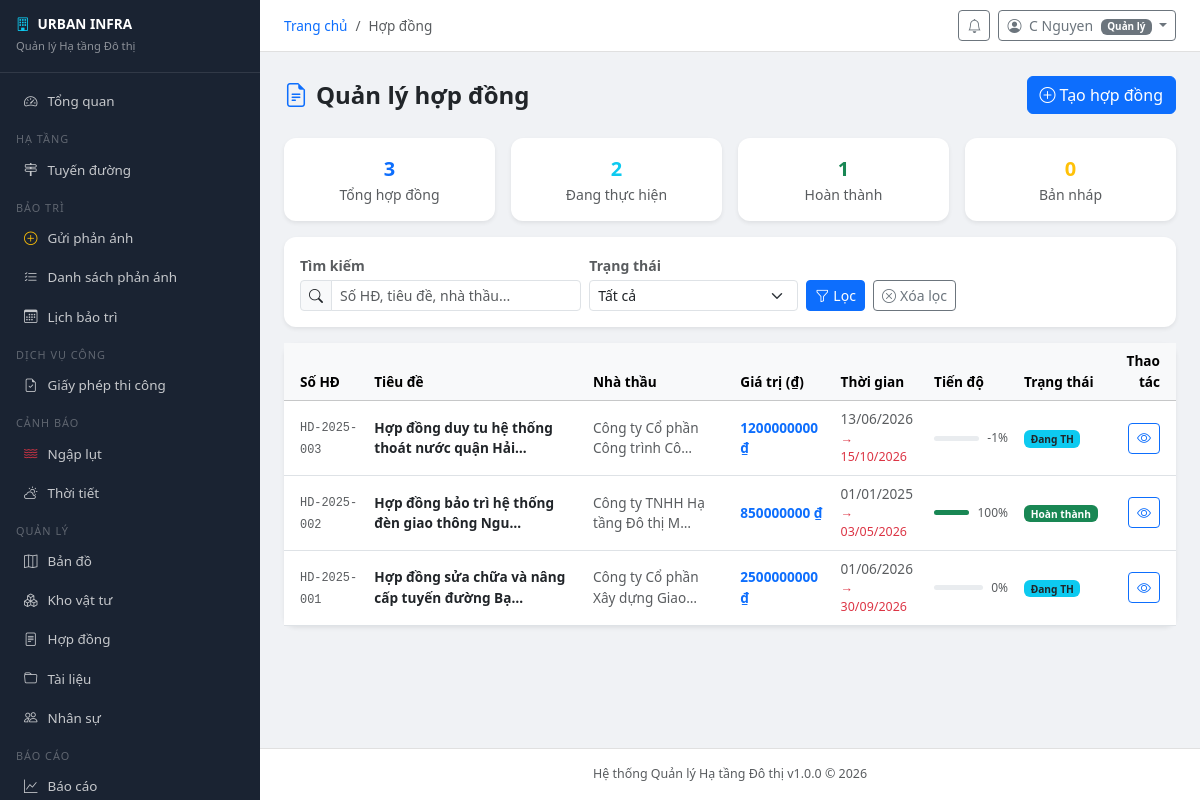
The app's page /contracts/ (signed in) with its own data.
### accounts/models.py (models this page shows, shortened)
class User(AbstractUser):
    ROLE_CHOICES = [
        ('admin', 'Quản trị viên hệ thống'),
        ('manager', 'Quản lý'),
        ('staff', 'Cán bộ kỹ thuật'),
        ('inspector', 'Kiểm định viên'),
        ('citizen', 'Người dân'),
    ]
    role = models.CharField('Vai trò', max_length=20, choices=ROLE_CHOICES, default='citizen')
    phone = models.CharField('Số điện thoại', max_length=15, blank=True)
    avatar = models.ImageField('Ảnh đại diện', upload_to='avatars/', blank=True, null=True)
    address = models.TextField('Địa chỉ', blank=True)
    district = models.CharField('Quận/Huyện', max_length=100, blank=True)
    ward = models.CharField('Phường/Xã', max_length=100, blank=True)
    is_locked = models.BooleanField('Bị khóa', default=False)
    locked_reason = models.TextField('Lý do khóa', blank=True)
    otp_secret = models.CharField(max_length=32, blank=True)
    two_factor_enabled = models.BooleanField('Xác thực 2 bước', default=False)
    created_at = models.DateTimeField('Ngày tạo', auto_now_add=True)
    updated_at = models.DateTimeField('Cập nhật', auto_now=True)
    class Meta:
        verbose_name = 'Người dùng'
        verbose_name_plural = 'Người dùng'
    @property
    def is_admin(self):
        return self.role == 'admin' or self.is_superuser
    @property
    def is_staff_member(self):
        return self.role in ('admin', 'manager', 'staff', 'inspector')

### contracts/models.py (models this page shows, shortened)
class Contract(models.Model):
    STATUS_CHOICES = [('draft','Nháp'),('active','Đang hiệu lực'),('completed','Hoàn thành'),('terminated','Chấm dứt'),('expired','Hết hạn')]
    contract_number = models.CharField('Số hợp đồng', max_length=50, unique=True)
    title = models.CharField('Tiêu đề', max_length=300)
    contractor = models.ForeignKey(Contractor, on_delete=models.PROTECT, related_name='contracts')
    status = models.CharField('Trạng thái', max_length=15, choices=STATUS_CHOICES, default='draft')
    value = models.DecimalField('Giá trị (VNĐ)', max_digits=18, decimal_places=0, default=0)
    start_date = models.DateField('Ngày bắt đầu')
    end_date = models.DateField('Ngày kết thúc')
    terms = models.TextField('Điều khoản', blank=True)
    description = models.TextField('Mô tả', blank=True)
    guaranty = models.DecimalField('Bảo lãnh', max_digits=18, decimal_places=0, default=0)
    approved_by = models.ForeignKey(User, on_delete=models.SET_NULL, null=True, blank=True, related_name='approved_contracts')
    created_by = models.ForeignKey(User, on_delete=models.SET_NULL, null=True, related_name='created_contracts')
    document = models.FileField('Tài liệu hợp đồng', upload_to='contracts/', null=True, blank=True)
    progress_percent = models.IntegerField('Tiến độ (%)', default=0)
    created_at = models.DateTimeField(auto_now_add=True)
    updated_at = models.DateTimeField(auto_now=True)
    class Meta:
        verbose_name = 'Hợp đồng'
        verbose_name_plural = 'Hợp đồng'
        ordering = ['-created_at']

class Contractor(models.Model):
    name = models.CharField('Tên nhà thầu', max_length=200)
    tax_code = models.CharField('Mã số thuế', max_length=20, unique=True)
    address = models.TextField(blank=True)
    phone = models.CharField(max_length=15, blank=True)
    email = models.EmailField(blank=True)
    representative = models.CharField('Người đại diện', max_length=100, blank=True)
    is_active = models.BooleanField('Đang hoạt động', default=True)
    created_at = models.DateTimeField(auto_now_add=True)
    class Meta:
        verbose_name = 'Nhà thầu'
        verbose_name_plural = 'Nhà thầu'

### contracts/views.py (the view)
# urls.py: path('', views.contract_list, name='contract_list'),
@login_required
@staff_required
def contract_list(request):
    qs = Contract.objects.select_related('contractor', 'created_by').all()
    q = request.GET.get('q', '').strip()
    if q:
        qs = qs.filter(
            Q(contract_number__icontains=q) |
            Q(title__icontains=q) |
            Q(contractor__name__icontains=q)
        )
    status = request.GET.get('status', '')
    if status:
        qs = qs.filter(status=status)
    all_contracts = Contract.objects.all()
    stats = {
        'total':     all_contracts.count(),
        'active':    all_contracts.filter(status='active').count(),
        'completed': all_contracts.filter(status='completed').count(),
        'draft':     all_contracts.filter(status='draft').count(),
    }
    paginator = Paginator(qs, 20)
    page = paginator.get_page(request.GET.get('page', 1))
    return render(request, 'contracts/contract_list.html', {
        'page_obj':   page,
        'page_title': 'Hợp đồng',
        'stats':      stats,
    })

### urban_infra/context_processors.py (called while the page is built)
def global_context(request):
    context = {
        'SYSTEM_NAME': settings.SYSTEM_NAME,
        'SYSTEM_SHORT_NAME': settings.SYSTEM_SHORT_NAME,
        'SYSTEM_VERSION': settings.SYSTEM_VERSION,
    }
    if request.user.is_authenticated:
        from notifications.models import Notification
        context['unread_count'] = Notification.objects.filter(
            recipient=request.user, is_read=False
        ).count()
    return context

### contracts/templates/contracts/contract_list.html (shortened to what this page needs)
{% extends "base.html" %}
{% block content %}
<div class="d-flex justify-content-between align-items-center mb-4">
  <h4 class="fw-bold mb-0">
    <i class="bi bi-file-earmark-text text-primary me-2"></i>Quản lý hợp đồng
  </h4>
  {% if user.is_staff_member %}
  <a href="{% url 'contracts:contract_create' %}" class="btn btn-primary">
    <i class="bi bi-plus-circle me-1"></i>Tạo hợp đồng
  </a>
  {% endif %}
</div>
<div class="row g-3 mb-3">
  <div class="col-6 col-md-3">
    <div class="card border-0 shadow-sm text-center py-3">
      <div class="fw-bold fs-5 text-primary">{{ stats.total|default:0 }}</div>
      <div class="small text-muted">Tổng hợp đồng</div>
    </div>
  </div>
  <div class="col-6 col-md-3">
    <div class="card border-0 shadow-sm text-center py-3">
      <div class="fw-bold fs-5 text-info">{{ stats.active|default:0 }}</div>
      <div class="small text-muted">Đang thực hiện</div>
    </div>
  </div>
  <div class="col-6 col-md-3">
    <div class="card border-0 shadow-sm text-center py-3">
      <div class="fw-bold fs-5 text-success">{{ stats.completed|default:0 }}</div>
      <div class="small text-muted">Hoàn thành</div>
    </div>
  </div>
  <div class="col-6 col-md-3">
    <div class="card border-0 shadow-sm text-center py-3">
      <div class="fw-bold fs-5 text-warning">{{ stats.draft|default:0 }}</div>
      <div class="small text-muted">Bản nháp</div>
    </div>
  </div>
</div>
<div class="card border-0 shadow-sm mb-3">
  <div class="card-body py-3">
    <form method="get" class="row g-2 align-items-end">
      <div class="col-md-4">
        <label class="form-label small fw-semibold text-muted mb-1">Tìm kiếm</label>
        <div class="input-group input-group-sm">
          <span class="input-group-text"><i class="bi bi-search"></i></span>
          <input type="text" name="q" class="form-control"
                 placeholder="Số HĐ, tiêu đề, nhà thầu..."
                 value="{{ request.GET.q|default:'' }}">
        </div>
      </div>
      <div class="col-md-3">
        <label class="form-label small fw-semibold text-muted mb-1">Trạng thái</label>
        <select name="status" class="form-select form-select-sm" onchange="this.form.submit()">
          <option value="">Tất cả</option>
        </select>
      </div>
      <div class="col-md-3">
        <button type="submit" class="btn btn-primary btn-sm me-1">
          <i class="bi bi-funnel me-1"></i>Lọc
        </button>
        <a href="{% url 'contracts:contract_list' %}" class="btn btn-outline-secondary btn-sm">
          <i class="bi bi-x-circle me-1"></i>Xóa lọc
        </a>
      </div>
    </form>
  </div>
</div>
<div class="card border-0 shadow-sm">
  <div class="card-body p-0">
    <div class="table-responsive">
      <table class="table table-hover align-middle mb-0" style="font-size:.85rem">
        <thead class="table-light">
          <tr>
            <th class="ps-3">Số HĐ</th>
            <th>Tiêu đề</th>
            <th>Nhà thầu</th>
            <th>Giá trị (₫)</th>
            <th>Thời gian</th>
            <th>Tiến độ</th>
            <th>Trạng thái</th>
            <th class="pe-3 text-end">Thao tác</th>
          </tr>
        </thead>
        <tbody>
          {% for contract in page_obj %}
          <tr>
            <td class="ps-3">
              <code class="text-muted">{{ contract.contract_number }}</code>
            </td>
            <td>
              <a href="{% url 'contracts:contract_detail' contract.pk %}"
                 class="fw-semibold text-decoration-none text-dark">
                {{ contract.title|truncatechars:45 }}
              </a>
            </td>
            <td class="text-muted">{{ contract.contractor.name|default:"—"|truncatechars:30 }}</td>
            <td class="fw-semibold text-primary">
              {{ contract.value|floatformat:0 }} ₫
            </td>
            <td class="text-muted">
              <div>{{ contract.start_date|date:"d/m/Y" }}</div>
              <div class="text-danger" style="font-size:.78rem">→ {{ contract.end_date|date:"d/m/Y" }}</div>
            </td>
            <td style="min-width:90px">
              <div class="d-flex align-items-center gap-2">
                <div class="progress flex-grow-1" style="height:5px">
                  <div class="progress-bar
                    {% if contract.progress_percent >= 100 %}bg-success
                    {% elif contract.progress_percent >= 60 %}bg-primary
                      {% else %}bg-warning{% endif %}
                      {% if contract.progress_percent >= 100 %}w-100
                      {% elif contract.progress_percent >= 75 %}w-75
                      {% elif contract.progress_percent >= 50 %}w-50
                      {% elif contract.progress_percent > 0 %}w-25{% endif %}">
                  </div>
                </div>
                <span class="text-muted" style="font-size:.75rem;white-space:nowrap">
                  {{ contract.progress_percent|default:0 }}%
                </span>
              </div>
            </td>
            <td>
              {% if contract.status == 'active' %}
                <span class="badge bg-info text-dark">Đang TH</span>
              {% elif contract.status == 'completed' %}
                <span class="badge bg-success">Hoàn thành</span>
              {% elif contract.status == 'terminated' %}
                <span class="badge bg-danger">Chấm dứt</span>
              {% elif contract.status == 'expired' %}
                <span class="badge bg-secondary">Hết hạn</span>
              {% else %}
                <span class="badge bg-secondary">Nháp</span>
              {% endif %}
            </td>
            <td class="pe-3 text-end">
              <a href="{% url 'contracts:contract_detail' contract.pk %}"
                 class="btn btn-sm btn-outline-primary" title="Xem chi tiết">
                <i class="bi bi-eye"></i>
              </a>
            </td>
          </tr>
          {% endfor %}
        </tbody>
      </table>
    </div>
  </div>
</div>
{% endblock %}

### templates/base.html (shortened to what this page needs)
<!DOCTYPE html>
<html lang="vi">
<head>
<link rel="stylesheet" href="https://cdnjs.cloudflare.com/ajax/libs/bootstrap/5.3.2/css/bootstrap.min.css">
<link rel="stylesheet" href="https://cdnjs.cloudflare.com/ajax/libs/bootstrap-icons/1.11.3/font/bootstrap-icons.min.css">
</head>
<body>
{% if user.is_authenticated %}
<div class="sidebar" id="sidebar">
  <div class="brand">
    <h6><i class="bi bi-building me-2 text-info"></i>{{ SYSTEM_SHORT_NAME }}</h6>
    <small>Quản lý Hạ tầng Đô thị</small>
  </div>
  <nav class="py-2">
    <a href="{% url 'dashboard' %}" class="nav-link"><i class="bi bi-speedometer2"></i>Tổng quan</a>
    <div class="nav-section">Hạ tầng</div>
    <a href="{% url 'infrastructure:road_list' %}" class="nav-link"><i class="bi bi-signpost-2"></i>Tuyến đường</a>
    <div class="nav-section">Bảo trì</div>
    <a href="{% url 'maintenance:request_create' %}" class="nav-link"><i class="bi bi-plus-circle text-warning"></i>Gửi phản ánh</a>
    <a href="{% url 'maintenance:request_list' %}" class="nav-link"><i class="bi bi-list-check"></i>Danh sách phản ánh</a>
    <a href="{% url 'maintenance:schedule_list' %}" class="nav-link"><i class="bi bi-calendar3"></i>Lịch bảo trì</a>
    <div class="nav-section">Dịch vụ công</div>
    <a href="{% url 'permits:list' %}" class="nav-link"><i class="bi bi-file-earmark-check"></i>Giấy phép thi công</a>
    <div class="nav-section">Cảnh báo</div>
    <a href="{% url 'flood:alert_list' %}" class="nav-link"><i class="bi bi-water text-danger"></i>Ngập lụt</a>
    <a href="{% url 'weather:current' %}" class="nav-link"><i class="bi bi-cloud-sun"></i>Thời tiết</a>
    <div class="nav-section">Quản lý</div>
    <a href="{% url 'maps:map' %}" class="nav-link"><i class="bi bi-map"></i>Bản đồ</a>
    <a href="{% url 'inventory:material_list' %}" class="nav-link"><i class="bi bi-boxes"></i>Kho vật tư</a>
    <a href="{% url 'contracts:contract_list' %}" class="nav-link"><i class="bi bi-file-text"></i>Hợp đồng</a>
    <a href="{% url 'documents:list' %}" class="nav-link"><i class="bi bi-folder"></i>Tài liệu</a>
    {% if user.is_staff_member %}
    <a href="{% url 'hr:employee_list' %}" class="nav-link"><i class="bi bi-people"></i>Nhân sự</a>
    {% endif %}
    <div class="nav-section">Báo cáo</div>
    <a href="{% url 'reports:summary' %}" class="nav-link"><i class="bi bi-graph-up"></i>Báo cáo</a>
  </nav>
</div>
<div class="main-content">
  <div class="topbar">
    <div class="d-flex align-items-center gap-3">
      <nav>
        <ol class="breadcrumb mb-0" style="font-size:.85rem">
          <li class="breadcrumb-item"><a href="/" class="text-decoration-none">Trang chủ</a></li>
          {% if page_title %}<li class="breadcrumb-item active">{{ page_title }}</li>{% endif %}
        </ol>
      </nav>
    </div>
    <div class="d-flex align-items-center gap-2">
      <a href="{% url 'notifications:list' %}" class="btn btn-sm btn-outline-secondary position-relative">
        <i class="bi bi-bell"></i>
      </a>
      <div class="dropdown">
        <button class="btn btn-sm btn-outline-secondary dropdown-toggle" data-bs-toggle="dropdown">
          <i class="bi bi-person-circle me-1"></i>
          {{ user.get_full_name|default:user.username }}
          <span class="badge bg-secondary ms-1" style="font-size:.62rem">{{ user.get_role_display }}</span>
        </button>
      </div>
    </div>
  </div>
  <div class="content-area">
{% endif %}
{% block content %}{% endblock %}
{% if user.is_authenticated %}
  </div>
  <footer class="text-center py-3 text-muted"
          style="font-size:.78rem; border-top:1px solid #e0e0e0; background:#fff;">
    {{ SYSTEM_NAME }} v{{ SYSTEM_VERSION }} &copy; {% now "Y" %}
  </footer>
</div>
{% else %}
</div>
{% endif %}
</body>
</html>

### templates/base.html (style rules this page uses)
:root { --sidebar-width: 260px; --sidebar-bg: #1a2332; --sidebar-hover: #2c3e55; }
body { font-family: 'Segoe UI', sans-serif; background: #f0f2f5; }
.sidebar { width: var(--sidebar-width); height: 100vh; background: var(--sidebar-bg); position: fixed; top: 0; left: 0; z-index: 1000; overflow-y: auto; }
.sidebar .brand { padding: 16px; border-bottom: 1px solid rgba(255,255,255,.1); }
.sidebar .brand h6 { color: #fff; font-weight: 700; margin: 0; font-size: .85rem; }
.sidebar .brand small { color: rgba(255,255,255,.5); font-size: .7rem; }
.sidebar .nav-link { color: rgba(255,255,255,.75); padding: 9px 16px; border-radius: 6px; margin: 1px 8px; font-size: .84rem; display: flex; align-items: center; gap: 10px; text-decoration: none; }
.nav-section { color: rgba(255,255,255,.3); font-size: .68rem; text-transform: uppercase; letter-spacing: 1px; padding: 10px 16px 2px; }
.main-content { margin-left: var(--sidebar-width); min-height: 100vh; display: flex; flex-direction: column; }
.topbar { background: #fff; padding: 10px 24px; border-bottom: 1px solid #e0e0e0; display: flex; align-items: center; justify-content: space-between; position: sticky; top: 0; z-index: 100; }
.content-area { padding: 24px; flex: 1; }
.card { border: none; border-radius: 12px; box-shadow: 0 2px 8px rgba(0,0,0,.06); }

### records on screen
User: get_full_name "C Nguyen", role "Quản lý"
Contract: contract_number "HD-2025-003", title "Hợp đồng duy tu hệ thống thoát nước quận Hải…", contractor.name "Công ty Cổ phần Công trình Cô…", value "1200000000", start_date "13/06/2026", end_date "15/10/2026", progress_percent "-1", status "Đang TH"
Contract: contract_number "HD-2025-002", title "Hợp đồng bảo trì hệ thống đèn giao thông Ngu…", contractor.name "Công ty TNHH Hạ tầng Đô thị M…", value "850000000", start_date "01/01/2025", end_date "03/05/2026", progress_percent "100", status "Hoàn thành"
Contract: contract_number "HD-2025-001", title "Hợp đồng sửa chữa và nâng cấp tuyến đường Bạ…", contractor.name "Công ty Cổ phần Xây dựng Giao…", value "2500000000", start_date "01/06/2026", end_date "30/09/2026", progress_percent "0", status "Đang TH"

### other values on screen
{{ SYSTEM_SHORT_NAME }} "URBAN INFRA"
{{ page_title }} "Hợp đồng"
{{ stats.total|default:0 }} "3"
{{ stats.active|default:0 }} "2"
{{ stats.completed|default:0 }} "1"
{{ stats.draft|default:0 }} "0"
{{ SYSTEM_NAME }} "Hệ thống Quản lý Hạ tầng Đô thị"
{{ SYSTEM_VERSION }} "1.0.0"
